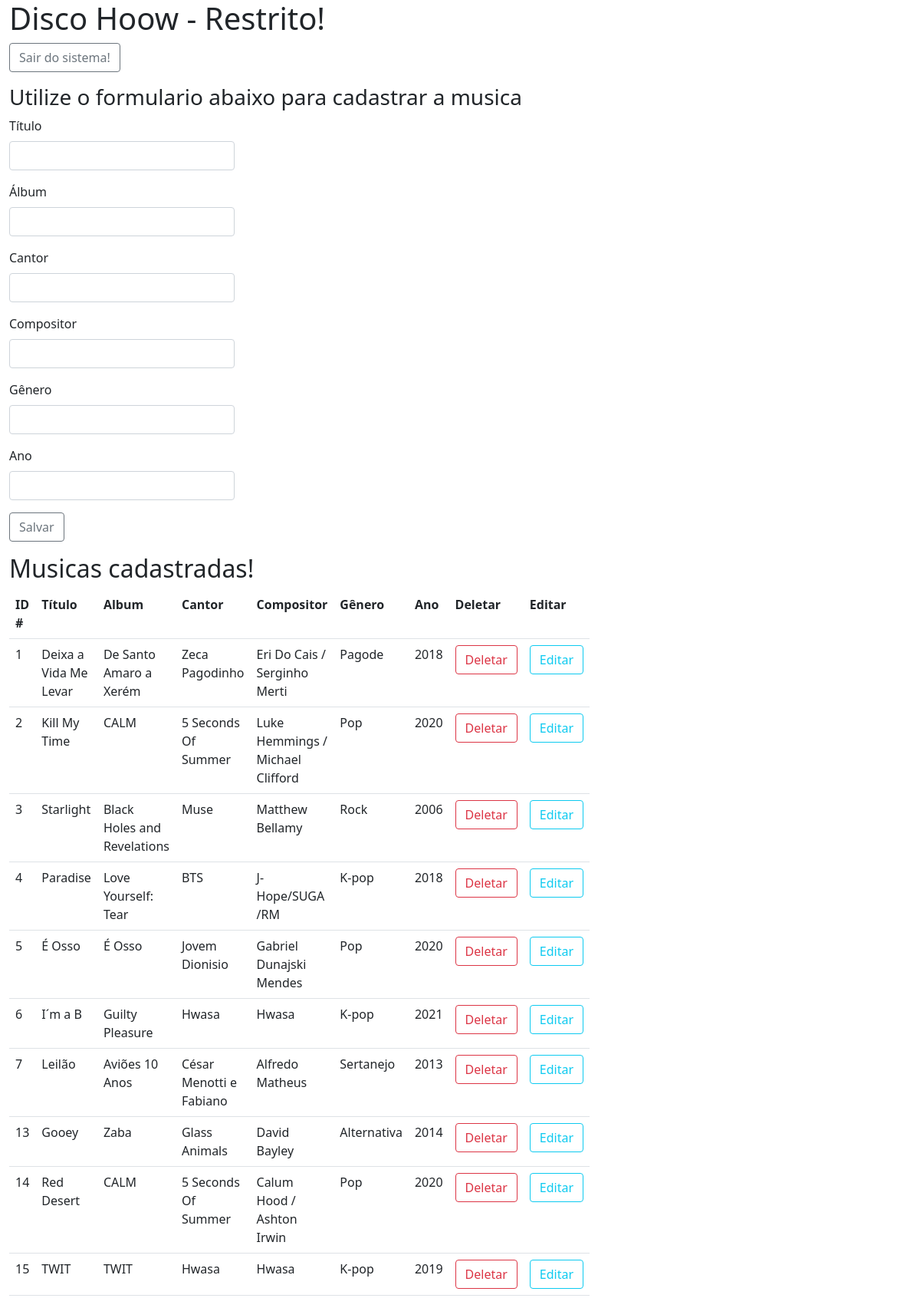
/sistema/index.php (signed in), run on the app's committed database.
### tables this page shows
CREATE TABLE `musica_tb` (
  `id_musica` int(11) NOT NULL,
  `titulo` varchar(100) NOT NULL,
  `album` varchar(50) NOT NULL,
  `cantor` varchar(50) NOT NULL,
  `compositor` varchar(50) NOT NULL,
  `genero` varchar(50) NOT NULL,
  `ano` int(11) NOT NULL
);

### database/musica.dao.php (the view, shortened to what this page needs)
<?php
function buscar_musica()
{
	$conn = conectar();
	$sql = "SELECT * FROM musica_tb";
	$result = mysqli_query($conn, $sql);
	if (mysqli_affected_rows($conn) > 0)
	{
		return $result;
	}
	return null;
}
function exibir_musica()
{
	$result = buscar_musica();
	if ($result == null)
	{
		return '<h3>Não há musicas para exibir</h3>';
	}
	else
	{
		$retorno = '<div class="col-7">';
		$retorno .= '<table class="table table-hover">';
		$retorno .= '<tr>';
		$retorno .= '<th>ID #</th>';
		$retorno .= '<th>Título</th>';
		$retorno .= '<th>Album</th>';
		$retorno .= '<th>Cantor</th>';
		$retorno .= '<th>Compositor</th>';
		$retorno .= '<th>Gênero</th>';
		$retorno .= '<th>Ano</th>';
		$retorno .= '<th>Deletar</th>';
		$retorno .= '<th>Editar</th>';
		$retorno .= '</tr>';
		while ($musica = mysqli_fetch_assoc($result))
		{
			$retorno .= '<tr>';
			$retorno .= "<td> ". $musica['id_musica']  . "</td>";
			$retorno .= "<td> ". $musica['titulo']     . "</td>";
			$retorno .= "<td> ". $musica['album']      . "</td>";
			$retorno .= "<td> ". $musica['cantor']     . "</td>";
			$retorno .= "<td> ". $musica['compositor'] . "</td>";
			$retorno .= "<td> ". $musica['genero']     . "</td>";
			$retorno .= "<td> ". $musica['ano']        . "</td>";
			$retorno .= "<td> ". link_deletar($musica['id_musica']) . "</td>";
			$retorno .= "<td> ". link_editar($musica['id_musica']) . "</td>";
			$retorno .='</tr>';
		}
		$retorno .= '</table>';
		$retorno .= '</div>';
	}
	return $retorno;
}
function link_deletar($id_musica)
{
	$link = '<a href="deletar.php?id_musica='.$id_musica.'"
	onclick="return confirm(\'Tem certeza que deseja excluir esta musica?\')" class= "btn btn-outline-danger" >Deletar</a>';
	return $link;
}
function link_editar($id_musica)
{
	$link = '<a href="editar.php?id_musica='. $id_musica.'"class="btn btn-outline-info">Editar</a>';
	return $link;
}
?>

### sistema/index.php (shortened to what this page needs)
<?php include_once 'lock.php';
include_once '../database/musica.dao.php'; ?>
<!DOCTYPE html>
<html>
<head>
	<link href="https://cdn.jsdelivr.net/npm/bootstrap@5.1.3/dist/css/bootstrap.min.css" rel="stylesheet">
</head>
<body class= "container-fluid">
	<h1>Disco Hoow - Restrito!</h1>
	<p>
		<a href="logout.php" class="btn btn-outline-secondary">Sair do sistema!</a>
	</p>
	<h3> Utilize o formulario abaixo para cadastrar a musica</h3>
<div class="col-3">
	<form action="cadastrar.php" method="post">
		<p>
			<label class="form-label">Título</label><br>
			<input type="text" name="titulo" required class="form-control">
		</p>
		<p>
			<label class="form-label">Álbum</label><br>
			<input type="text" name="album" required class="form-control">
		</p>
		<p>
			<label class="form-label">Cantor</label><br>
			<input type="text" name="cantor" required class="form-control">
		</p>
		<p>
			<label class="form-label">Compositor</label><br>
			<input type="text" name="compositor" required class="form-control">
		</p>
		<p>
			<label class="form-label">Gênero</label><br>
			<input type="text" name="genero" required class="form-control">
		</p>
		<p>
			<label class="form-label">Ano</label><br>
			<input type="number" name="ano" required class="form-control">
		</p>
		<p>
			<button type="submit" name="salvar" class="btn btn-outline-secondary">Salvar</button>
		</p>
	</form>
</div>
		<h2>Musicas cadastradas!</h2>
		<?php
		echo exibir_musica();
		?>
</body>
</html>

### data on the page
musica_tb: id_musica "1", titulo "Deixa a Vida Me Levar", album "De Santo Amaro a Xerém", cantor "Zeca Pagodinho", compositor "Eri Do Cais / Serginho Merti", genero "Pagode", ano "2018"
musica_tb: id_musica "2", titulo "Kill My Time", album "CALM", cantor "5 Seconds Of Summer", compositor "Luke Hemmings / Michael Clifford", genero "Pop", ano "2020"
musica_tb: id_musica "3", titulo "Starlight", album "Black Holes and Revelations", cantor "Muse", compositor "Matthew Bellamy", genero "Rock", ano "2006"
musica_tb: id_musica "4", titulo "Paradise", album "Love Yourself: Tear", cantor "BTS", compositor "J-Hope/SUGA /RM", genero "K-pop", ano "2018"
musica_tb: id_musica "5", titulo "É Osso", album "É Osso", cantor "Jovem Dionisio", compositor "Gabriel Dunajski Mendes", genero "Pop", ano "2020"
musica_tb: id_musica "6", titulo "I´m a B", album "Guilty Pleasure", cantor "Hwasa", compositor "Hwasa", genero "K-pop", ano "2021"
musica_tb: id_musica "7", titulo "Leilão", album "Aviões 10 Anos", cantor "César Menotti e Fabiano", compositor "Alfredo Matheus", genero "Sertanejo", ano "2013"
musica_tb: id_musica "13", titulo "Gooey", album "Zaba", cantor "Glass Animals", compositor "David Bayley", genero "Alternativa", ano "2014"
musica_tb: id_musica "14", titulo "Red Desert", album "CALM", cantor "5 Seconds Of Summer", compositor "Calum Hood / Ashton Irwin", genero "Pop", ano "2020"
musica_tb: id_musica "15", titulo "TWIT", album "TWIT", cantor "Hwasa", compositor "Hwasa", genero "K-pop", ano "2019"
